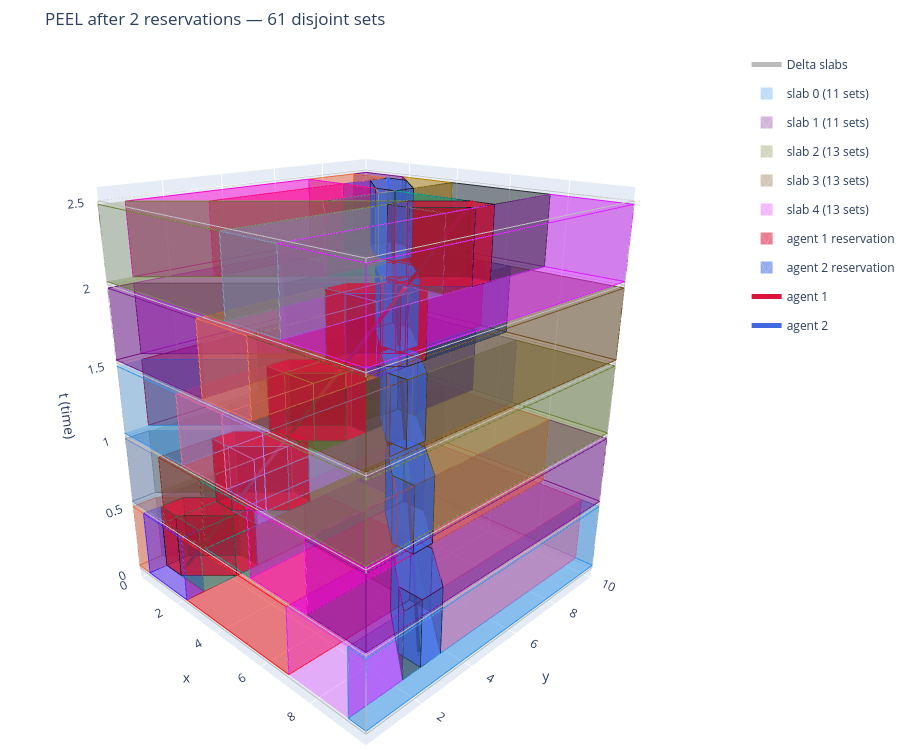

The code cell stored with this chart in its notebook:
### Markdown cell above
## Composition — a second agent's reservation

The difference compounds once a second agent's prisms are carved in.
Agent 2 crosses `(9, 3) -> (2, 9)`, chosen so its reservation never
intersects agent 1's in any slab. Peel is applied set-by-set
(`fixed_interval.ipynb`'s `carve_fragments`): sets that don't touch the new
prism are kept as-is, others are peeled. Slice does the same with
`slice_decompose`: every existing set the new prism hits is replaced by its
slices — and since slice sets overlap, one patch of space-time can be
re-sliced once per set covering it.

Sets are no longer tied to one facet, so the legend groups by slab instead:
click a slab to toggle that whole layer between its two timesteps.

### Code cell
def carve(sets_per_slab, obstacles, decompose):
    out = []
    for k, sets in enumerate(sets_per_slab):
        new = []
        for _, s in sets:
            if s.Intersection(obstacles[k]).IsEmpty():
                new.append((None, s))
            else:
                new.extend((None, p) for _, p in decompose(s, obstacles[k]))
        out.append(new)
    return out

seg2 = straight_line_segments((9.0, 3.0), (2.0, 9.0))
obstacles2 = reservation_prisms(seg2)
assert all(o1.Intersection(o2).IsEmpty() for o1, o2 in zip(obstacles1, obstacles2)), "agents' reservations collide"

peel2 = carve(peel_per_slab, obstacles2, peel_decompose)
slice2 = carve(slice_per_slab, obstacles2, slice_decompose)
both = [[o1, o2] for o1, o2 in zip(obstacles1, obstacles2)]
for name, sps in [("peel", peel2), ("slice", slice2)]:
    check(name, sps, both)
    print(f"       sets per slab: {[len(s) for s in sps]}")

def composed_figure(sets_per_slab, title, opacity):
    fig = go.Figure(layout=make_layout(title))
    fig.add_trace(slab_wireframes())
    pal = pc.qualitative.Dark24
    for k, sets in enumerate(sets_per_slab):
        for j, (_, s) in enumerate(sets):
            polys = [(s, k * DELTA, (k + 1) * DELTA)]
            color = pal[(j + 7 * k) % len(pal)]
            fig.add_trace(prisms_trace(polys, color, opacity=opacity, name=f"slab {k} ({len(sets)} sets)",
                                       legendgroup=f"slab{k}", showlegend=(j == 0)))
            fig.add_trace(prisms_edges(polys, color, width=2, name=f"slab {k}", legendgroup=f"slab{k}"))
    for tr in reservation_traces(obstacles1, "crimson", "agent 1 reservation"):
        fig.add_trace(tr)
    for tr in reservation_traces(obstacles2, "royalblue", "agent 2 reservation"):
        fig.add_trace(tr)
    fig.add_trace(curve_trace(seg1, "crimson", "agent 1"))
    fig.add_trace(curve_trace(seg2, "royalblue", "agent 2"))
    return fig

fig_peel2 = composed_figure(peel2, f"PEEL after 2 reservations — {sum(map(len, peel2))} disjoint sets", opacity=0.3)
fig_peel2
